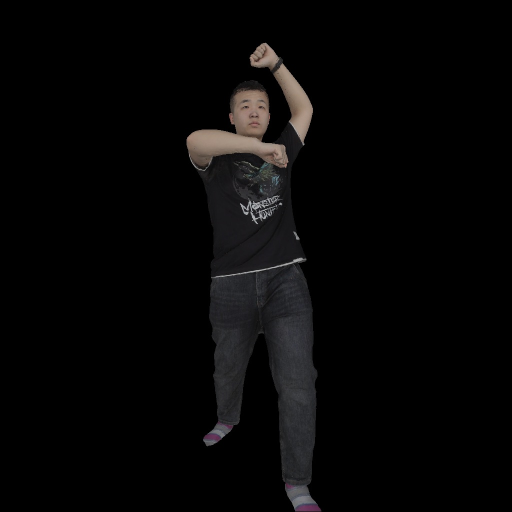
#> input picture c_lib/AugDepth/test_data/color/0_0.jpg, 1024 x 1024 px, found by its file name (shown at 1/2 size); its folder holds only this picture in this run
$ python open3d_depth_fusion.py
#> lines starting #> are read from the running program, lines starting #| are printed output that depends on the picture
# by zheng dong

import os
import numpy as np
import cv2
import open3d as o3d


class O3DepthFusion(object):

    def __init__(self, voxel_len=1 / 256, sdf_trunc=0.04, depth_trunc=2.5, write_able=True, view_able=True):
        super(O3DepthFusion, self).__init__()

        # build volumes;
        self.volume = o3d.integration.ScalableTSDFVolume(
            voxel_length=voxel_len,
            sdf_trunc=sdf_trunc,
            color_type=o3d.integration.TSDFVolumeColorType.RGB8
        )
        self.depth_trunc = depth_trunc
        self.is_write = write_able
        self.is_view = view_able

    def fusion(self, rgbs, depths, RTs, Ks, out_pd=False, output_path='./tsdf_fusion_scene.ply'):
        # fusion from RGBs, depths, RTs, Ks
        num_views = rgbs.shape[0]

        for i in range(num_views):
            rgb = rgbs[i]
            depth = depths[i]
            RT = np.eye(4)
            RT[:3, :] = RTs[i]; K = Ks[i]
            intrinsic = o3d.camera.PinholeCameraIntrinsic(rgb.shape[1], rgb.shape[0], K[0,0], K[1,1], rgb.shape[1] // 2 - 0.5, rgb.shape[0] // 2 - 0.5)

            color = o3d.geometry.Image(rgb.astype(np.uint8))
            depth = o3d.geometry.Image(depth.astype(np.float32))

            rgbd = o3d.geometry.RGBDImage.create_from_color_and_depth(color, depth, depth_scale=1,
                                                                      depth_trunc=self.depth_trunc, convert_rgb_to_intensity=False)

            self.volume.integrate(rgbd, intrinsic, RT.astype(np.float64))

        if not out_pd:
            mesh = self.volume.extract_triangle_mesh()
        else:
            mesh = self.volume.extract_point_cloud()

        # mesh.filter_smooth_laplacian(3)
        if self.is_view:
            o3d.visualization.draw_geometries([mesh])

        if self.is_write:
            if not out_pd:
                o3d.io.write_triangle_mesh(output_path, mesh)
            else:
                o3d.io.write_point_cloud(output_path, mesh)


if __name__ == '__main__':

    o3d_fusion = O3DepthFusion(voxel_len=1 / 512.0, sdf_trunc=0.01, depth_trunc=3.0, write_able=True, view_able=False)

    base_dir  = './c_lib/AugDepth/test_data'
    rgbs_path = os.path.join(base_dir, 'color')
    depths_path = os.path.join(base_dir, 'depth')
    cam_params = os.path.join(base_dir, 'param')
    masks_path = os.path.join(base_dir, 'mask')
    depth_path = './c_lib/AugDepth/noise_depth_0_0.png'

    output_path = './c_lib/AugDepth/noised_pds.ply'

    rgb_datas = []; depth_datas = []; RTs = []; Ks = []

    for i, rgb in enumerate(sorted(os.listdir(rgbs_path))):
        id = rgb.split('.')[0]

        rgb_path = os.path.join(rgbs_path, rgb)
        cam_path = os.path.join(cam_params, id + '.npy')
        mask_path = os.path.join(masks_path, id + '.png')

        rgb_data = cv2.imread(rgb_path)[..., ::-1]
        mask_data = cv2.imread(mask_path)[..., 0] / 255.0
#> mask_data: shape (1024, 1024) float64; min 0, max 0.737, mean 0.026
        mask_data = cv2.resize(mask_data, (512,512), interpolation=cv2.INTER_NEAREST)
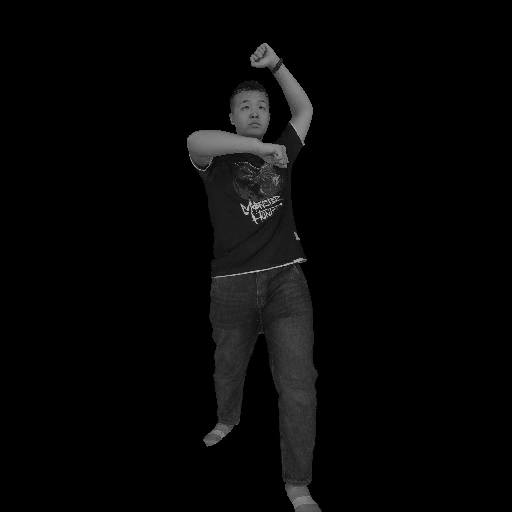
#> mask_data: shape (512, 512) float64; min 0, max 0.725, mean 0.0261
        rgb_data  = cv2.resize(rgb_data, (512,512), interpolation=cv2.INTER_LINEAR)
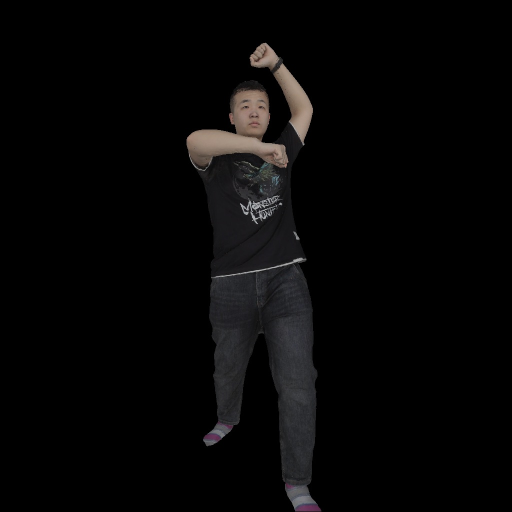
#> rgb_data: shape (512, 512, 3); mean R, G, B 7.1, 6.6, 6.6
        rgb_data  = np.ones([512,512,3])

        rgb_data[..., 0] = 150;
        rgb_data[..., 1] = 150;
        rgb_data[..., 2] = 200;

#> (the run stopped early here; a loop or call above may not have finished)
